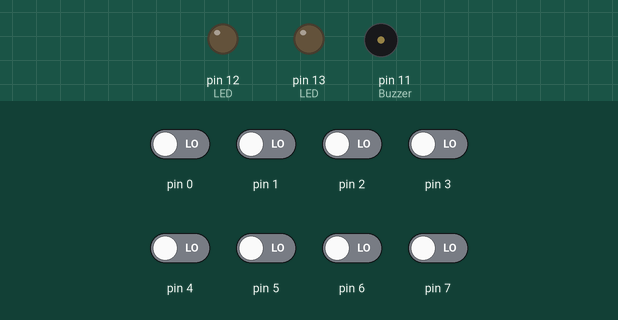
The sketch below on a simulated Arduino Uno, built with avr-gcc and run on an emulated ATmega328P. Shown: output pins drawn as LEDs (lit = HIGH), buzzer (waves = sounding, pin HIGH). The test bench sets the inputs (shaded band); at power-on: pin 0–7 LOW.

Above: at 0.8 s.
0.9 s: pin 2 driven HIGH
At 1.7 s:
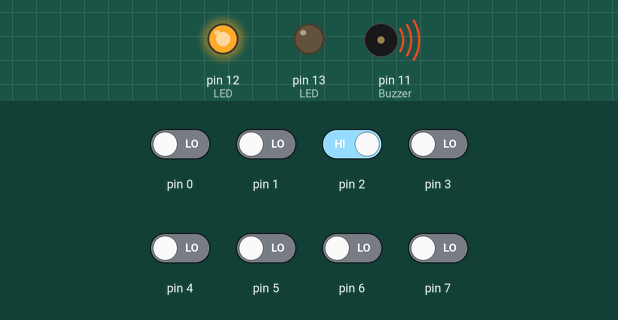
2.4 s: pin 4 driven HIGH
At 2.8 s:
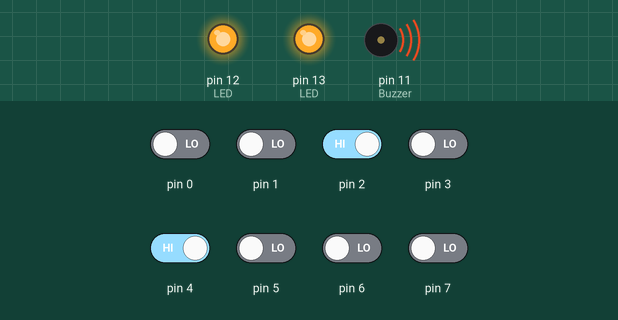
3.9 s: pin 2 driven LOW
At 5.1 s:
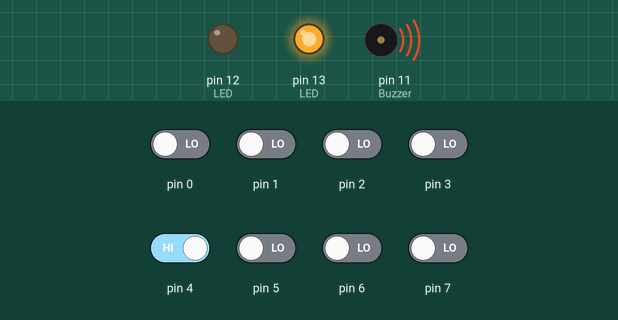
5.4 s: pin 3 driven HIGH
At 6.3 s:
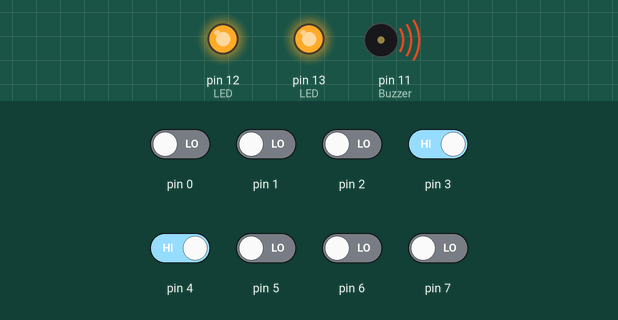
6.9 s: pin 3 driven LOW
At 7.4 s:
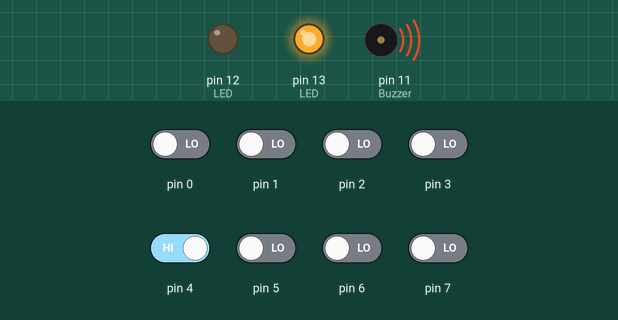
Timing chart, 0 to 9.4 s (numbered marks = the images above; inputs shaded):
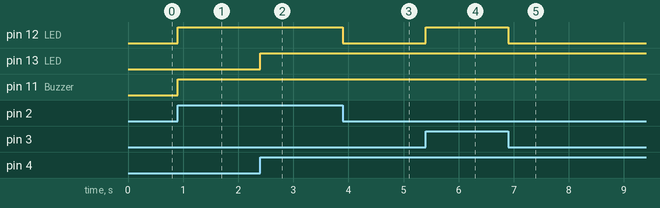

The sketch:

Alarme.ino
```cpp
#define F_CPU 16000000UL
#include <avr/io.h>
#include <util/delay.h>

int main(void) {
  // Saída (Atuador):
  DDRB |= (1 << DDB3); // Pino 11 (PB3) -> Buzzer
  DDRB |= (1 << DDB4); // Pino 12 (PB4) -> LED A
  DDRB |= (1 << DDB5); // Pino 13 (PB5) -> LED B
  // Entrada (Sensor):
  DDRD &= ~(1 << DDD2); // Pino 2 (PD2) -> Chave1
  DDRD &= ~(1 << DDD3); // Pino 3 (PD3) -> Chave2
  DDRD &= ~(1 << DDD4); // Pino 4 (PD4) -> Chave3
  DDRD &= ~(1 << DDD5); // Pino 5 (PD5) -> Chave4

  char estadoPortaSala, estadoJanelaSala, estadoJanelaQuarto1,
    estadoJanelaQuarto2;

  while (1) {
    estadoPortaSala = (PIND & (1 << PIND2)) == (1 << PIND2);
    estadoJanelaSala = (PIND & (1 << PIND3)) == (1 << PIND3);
    estadoJanelaQuarto1 = (PIND & (1 << PIND5)) == (1 << PIND5);
    estadoJanelaQuarto2 = (PIND & (1 << PIND4)) == (1 << PIND4);

    // Porta/Janela Fechada = 0 ou Aberta = 1
    if (estadoPortaSala == 1 || estadoJanelaSala == 1 ||
      estadoJanelaQuarto1 == 1 ||estadoJanelaQuarto2 == 1) {
      // Ativar o Buzzer
      PORTB |= (1 << PORTB3);
    }
    else {
      // Desligar o Buzzer
      PORTB &= ~(1 << PORTB3);
    }

    // Indicação de Acionamento por Zona
    if (estadoPortaSala == 1 || estadoJanelaSala == 1) {
      // Ativar LED A
      PORTB |= (1 << PORTB4);
    }
    else {
      // Desligar LED A
      PORTB &= ~(1 << PORTB4);
    }

    if (estadoJanelaQuarto1 == 1 ||estadoJanelaQuarto2 == 1) {
      // Ativar LED B
      PORTB |= (1 << PORTB5);
    }
    else {
      // Desligar LED B
      PORTB &= ~(1 << PORTB5);
    }
    _delay_ms(50);
  }
}
```

Measured:
- after the input at 0.9 s, pin 12 (LED), pin 11 (Buzzer): LOW → HIGH at once
- after the input at 2.4 s, pin 13 (LED): LOW → HIGH at once
- after the input at 3.9 s, pin 12 (LED): HIGH → LOW at once
- after the input at 5.4 s, pin 12 (LED): LOW → HIGH at once
- after the input at 6.9 s, pin 12 (LED): HIGH → LOW at once
